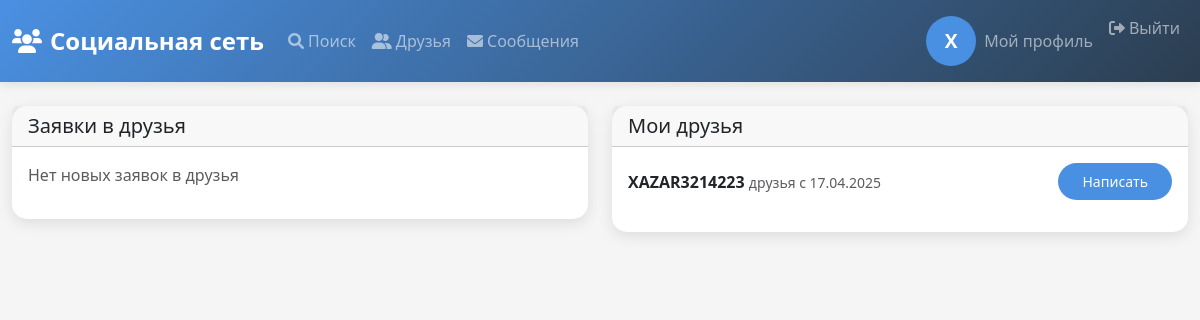
Page /friends (signed in) on the earlier database version.
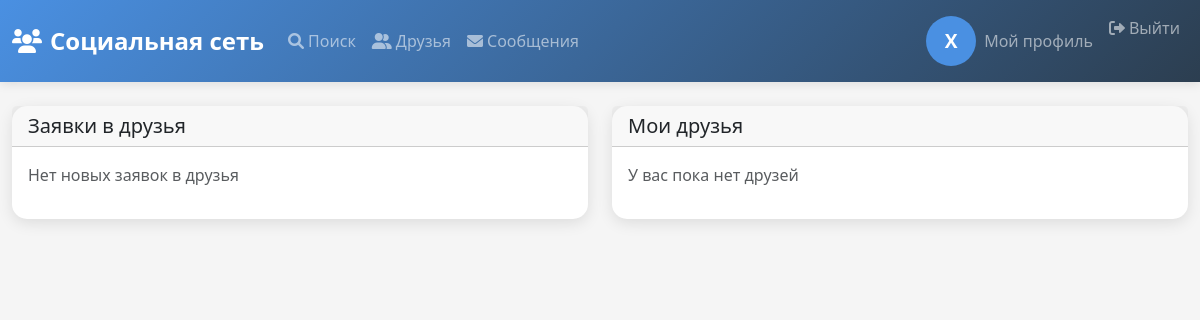
Same page on the later database version.
### models.py (models this page shows, shortened)
class User(UserMixin, db.Model):
    id = db.Column(db.Integer, primary_key=True)
    username = db.Column(db.String(80), unique=True, nullable=False)
    email = db.Column(db.String(120), unique=True, nullable=False)
    password_hash = db.Column(db.String(128))
    profile_picture = db.Column(db.String(255))
    bio = db.Column(db.Text)
    created_at = db.Column(db.DateTime, default=datetime.utcnow)
    avatar = db.Column(db.String(255), default='default_avatar.png')
    posts = db.relationship('Post', backref='author', lazy=True)
    comments = db.relationship('Comment', backref='author', lazy=True)
    likes = db.relationship('Like', backref='user', lazy=True)
    followers = db.relationship('Follow', foreign_keys='Follow.followed_id', backref='followed', lazy=True)
    following = db.relationship('Follow', foreign_keys='Follow.follower_id', backref='follower', lazy=True)
    sent_messages = db.relationship('PrivateMessage', foreign_keys='PrivateMessage.sender_id', backref='sender', lazy=True)
    received_messages = db.relationship('PrivateMessage', foreign_keys='PrivateMessage.receiver_id', backref='receiver', lazy=True)
    friends = db.relationship('Friendship', foreign_keys='Friendship.user_id', backref='user', lazy=True)
    friend_of = db.relationship('Friendship', foreign_keys='Friendship.friend_id', backref='friend', lazy=True)

class Friendship(db.Model):
    id = db.Column(db.Integer, primary_key=True)
    user_id = db.Column(db.Integer, db.ForeignKey('user.id'), nullable=False)
    friend_id = db.Column(db.Integer, db.ForeignKey('user.id'), nullable=False)
    status = db.Column(db.String(20), default='pending')  # pending, accepted, rejected
    created_at = db.Column(db.DateTime, default=datetime.utcnow)
    __table_args__ = (db.UniqueConstraint('user_id', 'friend_id', name='_user_friend_uc'),)

### app.py (the view)
@app.route('/friends')
@login_required
def friends():
    friends = Friendship.query.filter(
        ((Friendship.user_id == current_user.id) | (Friendship.friend_id == current_user.id)) &
        (Friendship.status == 'accepted')
    ).all()
    friend_requests = Friendship.query.filter(
        (Friendship.friend_id == current_user.id) &
        (Friendship.status == 'pending')
    ).all()
    return render_template('friends.html', friends=friends, friend_requests=friend_requests)

### app.py (called while the page is built)
@login_manager.user_loader
def load_user(user_id):
    return User.query.get(int(user_id))

### templates/friends.html (shortened to what this page needs)
{% extends "base.html" %}
{% block content %}
    <div class="row">
        <div class="col-md-6">
            <div class="card mb-4">
                <div class="card-header">
                    <h5 class="mb-0">Заявки в друзья</h5>
                </div>
                <div class="card-body">
                    {% if friend_requests %}
                        {% for request in friend_requests %}
                            <div class="d-flex justify-content-between align-items-center mb-3">
                                <div>
                                    <strong>{{ request.user.username }}</strong>
                                    <small class="text-muted">отправлено {{ request.created_at.strftime('%d.%m.%Y %H:%M') }}</small>
                                </div>
                                <div>
                                    <button class="btn btn-success btn-sm" onclick="acceptFriend({{ request.id }})">Принять</button>
                                    <button class="btn btn-danger btn-sm" onclick="rejectFriend({{ request.id }})">Отклонить</button>
                                </div>
                            </div>
                        {% endfor %}
                    {% else %}
                        <p class="text-muted">Нет новых заявок в друзья</p>
                    {% endif %}
                </div>
            </div>
        </div>
        <div class="col-md-6">
            <div class="card">
                <div class="card-header">
                    <h5 class="mb-0">Мои друзья</h5>
                </div>
                <div class="card-body">
                    {% if friends %}
                        {% for friendship in friends %}
                            {% set friend = friendship.user if friendship.user_id != current_user.id else friendship.friend %}
                            <div class="d-flex justify-content-between align-items-center mb-3">
                                <div>
                                    <strong>{{ friend.username }}</strong>
                                    <small class="text-muted">друзья с {{ friendship.created_at.strftime('%d.%m.%Y') }}</small>
                                </div>
                                <div>
                                    <a href="{{ url_for('chat', user_id=friend.id) }}" class="btn btn-primary btn-sm">Написать</a>
                                </div>
                            </div>
                        {% endfor %}
                    {% else %}
                        <p class="text-muted">У вас пока нет друзей</p>
                    {% endif %}
                </div>
            </div>
        </div>
    </div>
{% endblock %}

### templates/base.html (shortened to what this page needs)
<!DOCTYPE html>
<html lang="ru">
<head>
    <link href="https://cdn.jsdelivr.net/npm/bootstrap@5.3.0/dist/css/bootstrap.min.css" rel="stylesheet">
    <link rel="stylesheet" href="https://cdnjs.cloudflare.com/ajax/libs/font-awesome/6.0.0/css/all.min.css">
</head>
<body>
    <nav class="navbar navbar-expand-lg navbar-dark">
        <div class="container">
            <a class="navbar-brand" href="{{ url_for('index') }}">
                <i class="fas fa-users me-2"></i>Социальная сеть
            </a>
            <div class="collapse navbar-collapse" id="navbarNav">
                <ul class="navbar-nav me-auto">
                    {% if current_user.is_authenticated %}
                        <li class="nav-item">
                            <a class="nav-link" href="{{ url_for('users') }}">
                                <i class="fas fa-search me-1"></i>Поиск
                            </a>
                        </li>
                        <li class="nav-item">
                            <a class="nav-link" href="{{ url_for('friends') }}">
                                <i class="fas fa-user-friends me-1"></i>Друзья
                            </a>
                        </li>
                        <li class="nav-item">
                            <a class="nav-link" href="{{ url_for('messages') }}">
                                <i class="fas fa-envelope me-1"></i>Сообщения
                            </a>
                        </li>
                    {% endif %}
                </ul>
                <ul class="navbar-nav">
                    {% if current_user.is_authenticated %}
                        <li class="nav-item">
                            <a class="nav-link" href="{{ url_for('user_profile', user_id=current_user.id) }}">
                                <div class="d-flex align-items-center">
                                    <div class="default-avatar me-2">
                                        {{ current_user.username[0].upper() }}
                                    </div>
                                    <span>Мой профиль</span>
                                </div>
                            </a>
                        </li>
                        <li class="nav-item">
                            <a class="nav-link" href="{{ url_for('logout') }}">
                                <i class="fas fa-sign-out-alt me-1"></i>Выйти
                            </a>
                        </li>
                    {% endif %}
                </ul>
            </div>
        </div>
    </nav>
    <div class="container mt-4">
        {% block content %}{% endblock %}
    </div>
</body>
</html>

### templates/base.html (style rules this page uses)
:root { --primary-color: #4a90e2; --secondary-color: #f5f5f5; --accent-color: #ff6b6b; --text-color: #333; --light-text: #666; }
body { font-family: 'Segoe UI', Tahoma, Geneva, Verdana, sans-serif; background-color: var(--secondary-color); color: var(--text-color); }
.navbar { background: linear-gradient(135deg, var(--primary-color), #2c3e50) !important; box-shadow: 0 2px 10px rgba(0,0,0,0.1); }
.navbar-brand { font-weight: 600; font-size: 1.5rem; }
.nav-link { position: relative; padding: 0.5rem 1rem; transition: all 0.3s ease; }
.nav-link::after { content: ''; position: absolute; bottom: 0; left: 50%; width: 0; height: 2px; background-color: var(--accent-color); transition: all 0.3s ease; transform: translateX(-50%); }
.container { max-width: 1200px; }
.card { border: none; border-radius: 15px; box-shadow: 0 4px 15px rgba(0,0,0,0.1); transition: transform 0.3s ease; }
.default-avatar { width: 50px; height: 50px; border-radius: 50%; background-color: var(--primary-color); display: flex; align-items: center; justify-content: center; color: white; font-weight: bold; font-size: 1.2rem; }

Differences in the rows shown:
removed Friendship: created_at "17.04.2025"
removed User: username "XAZAR3214223"
Other differences:
text now shown: "У вас пока нет друзей"
